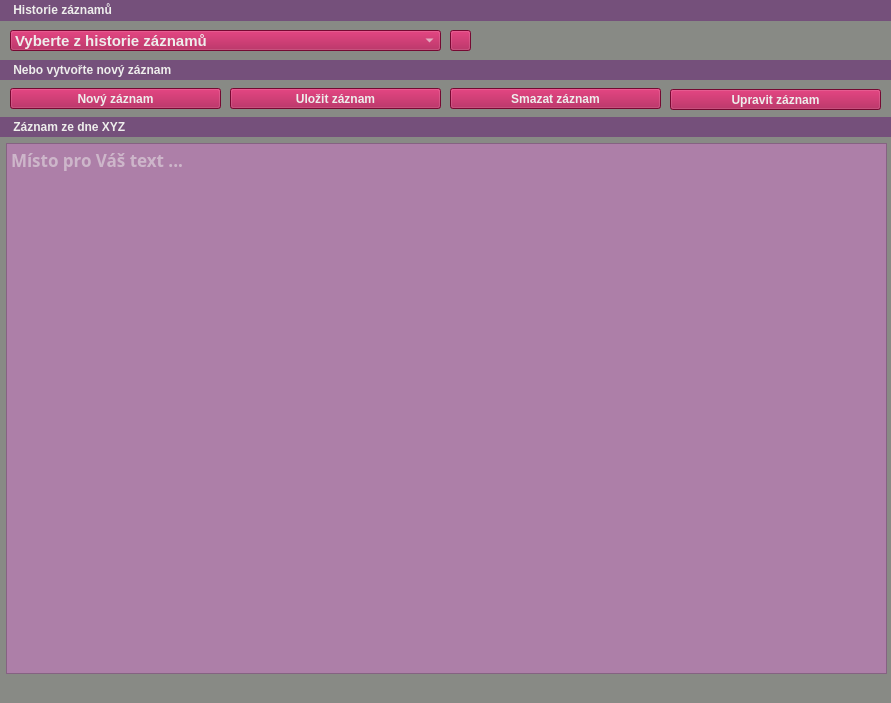
<?xml version="1.0" encoding="UTF-8"?>
<ui version="4.0">
 <class>MainWindow</class>
 <widget class="QMainWindow" name="MainWindow">
  <property name="geometry">
   <rect>
    <x>0</x>
    <y>0</y>
    <width>891</width>
    <height>703</height>
   </rect>
  </property>
  <property name="minimumSize">
   <size>
    <width>891</width>
    <height>703</height>
   </size>
  </property>
  <property name="maximumSize">
   <size>
    <width>891</width>
    <height>703</height>
   </size>
  </property>
  <property name="font">
   <font>
    <pointsize>11</pointsize>
   </font>
  </property>
  <property name="windowTitle">
   <string>Můj milý deníčku</string>
  </property>
  <property name="autoFillBackground">
   <bool>false</bool>
  </property>
  <property name="styleSheet">
   <string notr="true">background-color: rgb(136, 138, 133);</string>
  </property>
  <widget class="QWidget" name="centralwidget">
   <widget class="QComboBox" name="historyComboBox">
    <property name="geometry">
     <rect>
      <x>10</x>
      <y>30</y>
      <width>431</width>
      <height>21</height>
     </rect>
    </property>
    <property name="font">
     <font>
      <pointsize>11</pointsize>
      <weight>99</weight>
      <bold>true</bold>
     </font>
    </property>
    <property name="statusTip">
     <string>Vyberte záznam z Vaší historie dle datumu a jména záznamu.</string>
    </property>
    <property name="styleSheet">
     <string notr="true">background-color: rgb(165, 12, 70);
color: rgb(238, 238, 236);
font-weight: 800</string>
    </property>
    <property name="currentText">
     <string>Vyberte z historie záznamů</string>
    </property>
    <item>
     <property name="text">
      <string>Vyberte z historie záznamů</string>
     </property>
    </item>
   </widget>
   <widget class="QPushButton" name="refreshHistoryButton">
    <property name="geometry">
     <rect>
      <x>450</x>
      <y>30</y>
      <width>21</width>
      <height>21</height>
     </rect>
    </property>
    <property name="statusTip">
     <string>Obnovit historii záznamů. Používejte pouze, pokud nemůžete najít Váš záznam.</string>
    </property>
    <property name="styleSheet">
     <string notr="true">background-color: rgb(165, 12, 70);</string>
    </property>
    <property name="text">
     <string/>
    </property>
    <property name="icon">
     <iconset>
      <normaloff>refresh.png</normaloff>refresh.png</iconset>
    </property>
   </widget>
   <widget class="QLabel" name="secondLabel">
    <property name="geometry">
     <rect>
      <x>0</x>
      <y>60</y>
      <width>891</width>
      <height>20</height>
     </rect>
    </property>
    <property name="styleSheet">
     <string notr="true">background-color: rgb(117, 80, 123);
font-weight: 800</string>
    </property>
    <property name="text">
     <string>&lt;html&gt;&lt;head/&gt;&lt;body&gt;&lt;p&gt;&lt;span style=&quot; color:#eeeeec;&quot;&gt;&amp;nbsp;&amp;nbsp;&amp;nbsp;&amp;nbsp;Nebo vytvořte nový záznam&lt;/span&gt;&lt;/p&gt;&lt;/body&gt;&lt;/html&gt;</string>
    </property>
   </widget>
   <widget class="QLabel" name="firstLabel">
    <property name="geometry">
     <rect>
      <x>0</x>
      <y>0</y>
      <width>891</width>
      <height>21</height>
     </rect>
    </property>
    <property name="styleSheet">
     <string notr="true">background-color: rgb(117, 80, 123);
font-weight: 800</string>
    </property>
    <property name="text">
     <string>&lt;html&gt;&lt;head/&gt;&lt;body&gt;&lt;p&gt;&lt;span style=&quot; color:#eeeeec;&quot;&gt;&amp;nbsp;&amp;nbsp;&amp;nbsp;&amp;nbsp;Historie záznamů&lt;/span&gt;&lt;/p&gt;&lt;/body&gt;&lt;/html&gt;</string>
    </property>
   </widget>
   <widget class="QPushButton" name="newRecordButton">
    <property name="geometry">
     <rect>
      <x>10</x>
      <y>88</y>
      <width>211</width>
      <height>21</height>
     </rect>
    </property>
    <property name="statusTip">
     <string>Vytvořte nový záznam, který se uloží do historie Vašeho deníku.</string>
    </property>
    <property name="styleSheet">
     <string notr="true">background-color: rgb(165, 12, 70);
color: rgb(238, 238, 236);
font-weight: 800</string>
    </property>
    <property name="text">
     <string>Nový záznam</string>
    </property>
    <property name="icon">
     <iconset>
      <normaloff>plus.png</normaloff>plus.png</iconset>
    </property>
   </widget>
   <widget class="QPushButton" name="saveRecordButton">
    <property name="geometry">
     <rect>
      <x>230</x>
      <y>88</y>
      <width>211</width>
      <height>21</height>
     </rect>
    </property>
    <property name="statusTip">
     <string>Uložit deník. Posléze jej můžete naleznout v historii záznamů.</string>
    </property>
    <property name="styleSheet">
     <string notr="true">background-color: rgb(165, 12, 70);
color: rgb(238, 238, 236);
font-weight: 800</string>
    </property>
    <property name="text">
     <string>Uložit záznam</string>
    </property>
    <property name="icon">
     <iconset>
      <normaloff>save.png</normaloff>save.png</iconset>
    </property>
   </widget>
   <widget class="QPushButton" name="deleteRecordButton">
    <property name="geometry">
     <rect>
      <x>450</x>
      <y>88</y>
      <width>211</width>
      <height>21</height>
     </rect>
    </property>
    <property name="statusTip">
     <string>Smazat záznam z deníku. Tento krok je nevratný!</string>
    </property>
    <property name="styleSheet">
     <string notr="true">background-color: rgb(165, 12, 70);
color: rgb(238, 238, 236);
font-weight: 800</string>
    </property>
    <property name="text">
     <string>Smazat záznam</string>
    </property>
    <property name="icon">
     <iconset>
      <normaloff>delete.png</normaloff>delete.png</iconset>
    </property>
   </widget>
   <widget class="QLabel" name="thirdLabel">
    <property name="geometry">
     <rect>
      <x>0</x>
      <y>117</y>
      <width>891</width>
      <height>20</height>
     </rect>
    </property>
    <property name="styleSheet">
     <string notr="true">background-color: rgb(117, 80, 123);
font-weight: 800</string>
    </property>
    <property name="text">
     <string>&lt;html&gt;&lt;head/&gt;&lt;body&gt;&lt;p&gt;&lt;span style=&quot; color:#eeeeec;&quot;&gt;&amp;nbsp;&amp;nbsp;&amp;nbsp;&amp;nbsp;Záznam ze dne XYZ&lt;/span&gt;&lt;/p&gt;&lt;/body&gt;&lt;/html&gt;</string>
    </property>
   </widget>
   <widget class="QTextEdit" name="recordText">
    <property name="geometry">
     <rect>
      <x>6</x>
      <y>143</y>
      <width>881</width>
      <height>531</height>
     </rect>
    </property>
    <property name="font">
     <font>
      <family>Ubuntu Condensed</family>
      <pointsize>13</pointsize>
      <weight>75</weight>
      <italic>false</italic>
      <bold>true</bold>
      <kerning>true</kerning>
     </font>
    </property>
    <property name="statusTip">
     <string>Vložte prosím Váš text.</string>
    </property>
    <property name="styleSheet">
     <string notr="true">background-color: rgb(173, 127, 168);
color: rgb(238, 238, 236);</string>
    </property>
    <property name="documentTitle">
     <string/>
    </property>
    <property name="placeholderText">
     <string>Místo pro Váš text ...</string>
    </property>
   </widget>
   <widget class="QPushButton" name="editRecordButton">
    <property name="geometry">
     <rect>
      <x>670</x>
      <y>89</y>
      <width>211</width>
      <height>21</height>
     </rect>
    </property>
    <property name="toolTip">
     <string>Upravit Vámi zvolený záznam z historie.</string>
    </property>
    <property name="statusTip">
     <string>Smazat záznam z deníku. Tento krok je nevratný!</string>
    </property>
    <property name="styleSheet">
     <string notr="true">background-color: rgb(165, 12, 70);
color: rgb(238, 238, 236);
font-weight: 800</string>
    </property>
    <property name="text">
     <string>Upravit záznam</string>
    </property>
    <property name="icon">
     <iconset>
      <normaloff>edit.png</normaloff>edit.png</iconset>
    </property>
   </widget>
  </widget>
  <widget class="QStatusBar" name="statusbar"/>
  <action name="actionNew">
   <property name="text">
    <string>New</string>
   </property>
   <property name="statusTip">
    <string>Create a new file</string>
   </property>
   <property name="shortcut">
    <string>Ctrl+N</string>
   </property>
  </action>
  <action name="actionSave">
   <property name="text">
    <string>Save</string>
   </property>
   <property name="statusTip">
    <string>Save a file</string>
   </property>
   <property name="shortcut">
    <string>Ctrl+S</string>
   </property>
  </action>
  <action name="actionExit">
   <property name="text">
    <string>Exit</string>
   </property>
   <property name="statusTip">
    <string>Exit the program</string>
   </property>
   <property name="shortcut">
    <string>Ctrl+Q</string>
   </property>
  </action>
  <action name="actionCopy">
   <property name="text">
    <string>Copy</string>
   </property>
   <property name="statusTip">
    <string>Copy the file</string>
   </property>
   <property name="shortcut">
    <string>Ctrl+C</string>
   </property>
  </action>
  <action name="actionPaste">
   <property name="text">
    <string>Paste</string>
   </property>
   <property name="statusTip">
    <string>Paste into the file</string>
   </property>
   <property name="shortcut">
    <string>Ctrl+S</string>
   </property>
  </action>
  <action name="savePortfolio">
   <property name="text">
    <string>Uložit</string>
   </property>
   <property name="statusTip">
    <string>Uložit otevřené portfólio</string>
   </property>
   <property name="shortcut">
    <string>Ctrl+S</string>
   </property>
  </action>
  <action name="exitProgram">
   <property name="text">
    <string>Ukončit</string>
   </property>
   <property name="statusTip">
    <string>Zavřít program</string>
   </property>
   <property name="shortcut">
    <string>Ctrl+Q</string>
   </property>
  </action>
  <action name="openPortfolio">
   <property name="text">
    <string>Otevřít</string>
   </property>
   <property name="statusTip">
    <string>Otevřít uložené portfólio</string>
   </property>
   <property name="shortcut">
    <string>Ctrl+O</string>
   </property>
  </action>
  <action name="actionUlo_it">
   <property name="text">
    <string>Uložit</string>
   </property>
   <property name="shortcut">
    <string>Ctrl+S</string>
   </property>
  </action>
  <action name="actionUkon_it">
   <property name="text">
    <string>Ukončit</string>
   </property>
   <property name="shortcut">
    <string>Ctrl+Q</string>
   </property>
  </action>
 </widget>
 <resources/>
 <connections/>
</ui>
